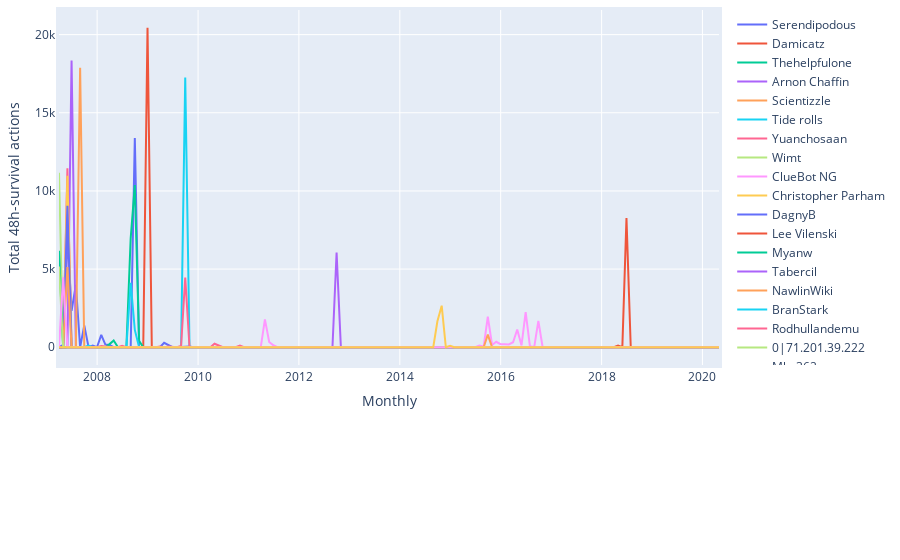

Notebook code cell kept with this figure:
### Markdown cell above
<span style="color: #626262"> Try yourself! This is what will happen when you click 'Get Editors Rank' button: </span>

### Code cell
### ------------------------------------------------------------------------------- ###
### TRY YOURSELF! THIS IS WHAT WILL HAPPEN WHEN YOU CLICK 'Get Editors Info' BUTTON ###
### ------------------------------------------------------------------------------- ###

## Create an RankedEditorsListener instance, more details can be found in                     ##
## https://github.com/gesiscss/wikiwho_demo_new/blob/master/visualization/editors_listener.py ##

rank_listener = RankedEditorsListener(total_actions)

## Visualization, core visual code lies in RankedEditorsListener, then the interact function  ##
## makes it interactive.                                                                      ##

# This is the page you used
print('The page that is being used:', the_page['title'], f'({abbreviation(languageSelection.value).upper()})')

# Visualization: parameters
begin_date = date(2007, 3, 1)
end_date = date(2020, 5, 1)
frequency = 'Monthly' # "Monthly", "Weekly", "Daily"
top_editors = 20 # 20, 10, 5

# Visualization: chart and graph
rank_listener.listen(_range1=begin_date,
                    _range2=end_date,
                    granularity=frequency,
                    top=top_editors)

### Figure 1 — Plotly figure (JSON) as saved in the notebook; plotly's stock layout.template omitted (floating-point values rounded to 4 significant figures; data arrays with more than 128 entries replaced by an {"elided": "..."} marker saying what was removed)
{"data": [{"mode": "lines", "name": "Serendipodous", "type": "scatter", "x": {"elided": "158 str values"}, "y": {"elided": "158 int values"}}, {"mode": "lines", "name": "Damicatz", "type": "scatter", "x": {"elided": "158 str values"}, "y": {"elided": "158 int values"}}, {"mode": "lines", "name": "Thehelpfulone", "type": "scatter", "x": {"elided": "158 str values"}, "y": {"elided": "158 int values"}}, {"mode": "lines", "name": "Arnon Chaffin", "type": "scatter", "x": {"elided": "158 str values"}, "y": {"elided": "158 int values"}}, {"mode": "lines", "name": "Scientizzle", "type": "scatter", "x": {"elided": "158 str values"}, "y": {"elided": "158 int values"}}, {"mode": "lines", "name": "Tide rolls", "type": "scatter", "x": {"elided": "158 str values"}, "y": {"elided": "158 int values"}}, {"mode": "lines", "name": "Yuanchosaan", "type": "scatter", "x": {"elided": "158 str values"}, "y": {"elided": "158 int values"}}, {"mode": "lines", "name": "Wimt", "type": "scatter", "x": {"elided": "158 str values"}, "y": {"elided": "158 int values"}}, {"mode": "lines", "name": "ClueBot NG", "type": "scatter", "x": {"elided": "158 str values"}, "y": {"elided": "158 int values"}}, {"mode": "lines", "name": "Christopher Parham", "type": "scatter", "x": {"elided": "158 str values"}, "y": {"elided": "158 int values"}}, {"mode": "lines", "name": "DagnyB", "type": "scatter", "x": {"elided": "158 str values"}, "y": {"elided": "158 int values"}}, {"mode": "lines", "name": "Lee Vilenski", "type": "scatter", "x": {"elided": "158 str values"}, "y": {"elided": "158 int values"}}, {"mode": "lines", "name": "Myanw", "type": "scatter", "x": {"elided": "158 str values"}, "y": {"elided": "158 int values"}}, {"mode": "lines", "name": "Tabercil", "type": "scatter", "x": {"elided": "158 str values"}, "y": {"elided": "158 int values"}}, {"mode": "lines", "name": "NawlinWiki", "type": "scatter", "x": {"elided": "158 str values"}, "y": {"elided": "158 int values"}}, {"mode": "lines", "name": "BranStark", "type": "scatter", "x": {"elided": "158 str values"}, "y": {"elided": "158 int values"}}, {"mode": "lines", "name": "Rodhullandemu", "type": "scatter", "x": {"elided": "158 str values"}, "y": {"elided": "158 int values"}}, {"mode": "lines", "name": "0|71.201.39.222", "type": "scatter", "x": {"elided": "158 str values"}, "y": {"elided": "158 int values"}}, {"mode": "lines", "name": "Mbc362", "type": "scatter", "x": {"elided": "158 str values"}, "y": {"elided": "158 int values"}}, {"mode": "lines", "name": "Kirin13", "type": "scatter", "x": {"elided": "158 str values"}, "y": {"elided": "158 int values"}}], "layout": {"hovermode": "x unified", "margin": {"b": 195, "l": 50, "pad": 3, "r": 50, "t": 10}, "showlegend": true, "xaxis": {"title": {"text": "Monthly"}}, "yaxis": {"title": {"text": "Total 48h-survival actions"}}}}
